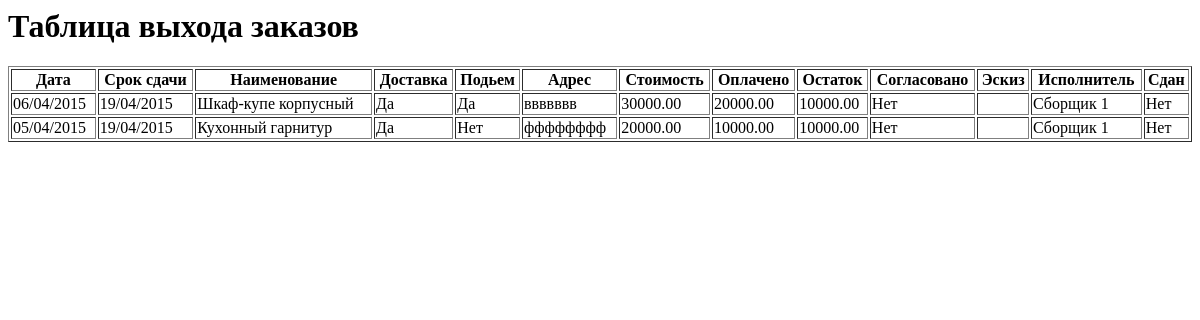
/orders/, run on an earlier commit of the app's database.
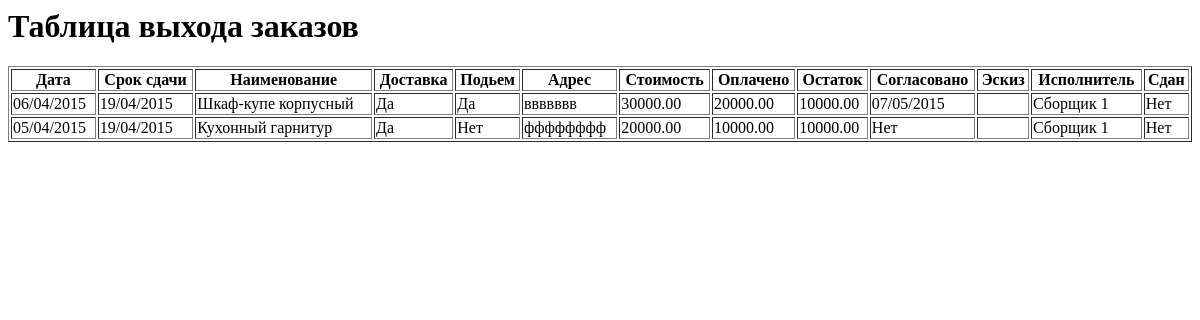
And on a later commit of the database.
### asuzr/models.py (models this page shows)
class Order(models.Model):
  date = models.DateField()						#дата
  product = models.ForeignKey(Product)					#id изделия
  price = models.DecimalField(max_digits=12, decimal_places=2)		#стоимость
  address = models.CharField(max_length=150)				#адрес
  designer = models.ForeignKey(User, related_name='+')			#id дизайнера
  deadline = models.DateField()						#срок сдачи
  delivery = models.BooleanField(default=False)				#доставка
  lifting = models.BooleanField(default=False)				#подъем
  paid = models.DecimalField(max_digits=12, decimal_places=2)		#оплачено
  approved = models.DateTimeField(null=True, blank = True)		#согласовано
  executor = models.ForeignKey(User, related_name='+')			#id исполнителя
  is_done = models.BooleanField(default=False)				#сдан
  calls = models.TextField(null=True, blank = True)			#обзвон
  contact = models.CharField(max_length=150, null=True, blank = True)	#контактное лицо
  phone_num = models.CharField(max_length=150,null=True, blank = True)	#контактный телефон
  cancelled = models.BooleanField(default=False)			#отменен
  @property
  def date_dmy(self):
    return self.date.strftime("%d/%m/%Y")
  @property
  def deadline_dmy(self):
    return self.deadline.strftime("%d/%m/%Y")
  @property
  def approved_date(self):
    return self.approved.strftime("%d/%m/%Y")
  @property
  def ostatok(self):
    return self.price-self.paid

class Product(models.Model):
  name = models.CharField(max_length=150)
  prod_period = models.IntegerField()#трудоемкость, дней

### asuzr/views.py (the view)
# urls.py: url(r'^orders/$', 'asuzr.views.orders'),
def orders (request):
  order_list = Order.objects.filter(is_done=False).order_by('-id')
  t=loader.get_template('asuzr/orders.html')
  c=Context({
    'order_list': order_list,
    })
  return HttpResponse(t.render(c))

### templates/asuzr/orders.html (shortened to what this page needs)
<html>
  <head>
  </head>
  <body>
  <H1>Таблица выхода заказов</H1>
  <TABLE BORDER WIDTH="100%">
  {% if order_list %}
   <ul>
    <TR>
      <TH>Дата</TH>
      <TH>Срок сдачи</TH>
      <TH>Наименование</TH>
      <TH>Доставка</TH>
      <TH>Подьем</TH>
      <TH>Адрес</TH>
      <TH>Стоимость</TH>
      <TH>Оплачено</TH>
      <TH>Остаток</TH>
      <TH>Согласовано</TH>
      <TH>Эскиз</TH>
      <TH>Исполнитель</TH>
      <TH>Сдан</TH>
    </TR>
    {% for order in order_list %}
      <TR>
	<TD>{{ order.date_dmy }}</TD>
	<TD>{{ order.deadline_dmy }}</TD>
	<TD>{{ order.product.name }}</TD>
	<TD>{%if order.delivery%} Да {% else %} Нет {% endif %} </TD>
	<TD>{%if order.lifting%} Да {% else %} Нет {% endif %}</TD>
	<TD>{{ order.address }}</TD>
	<TD>{{ order.price }}</TD>
	<TD>{{ order.paid }}</TD>
	<TD>{{ order.ostatok }}</TD>
	<TD>{%if order.approved%} {{ order.approved_date }} {%else%} Нет {% endif %}</TD>
	<TD>{{order.sketch.sketch_file}}</TD>
	<TD>{{ order.executor.first_name }}</TD>
	<TD>{%if order.is_done%} Да {%else%} Нет {% endif %}</TD>
      </TR>
    {% endfor %}
   </ul>
  {% else %}
    <p>Список заказов пуст</p>
  {% endif %}
  </table>
  </body>
</html>

What changed in the data, as far as the page shows it:
changed Order "ввввввв": approved_date (not shown) → "07/05/2015"; no longer shows "Нет"
